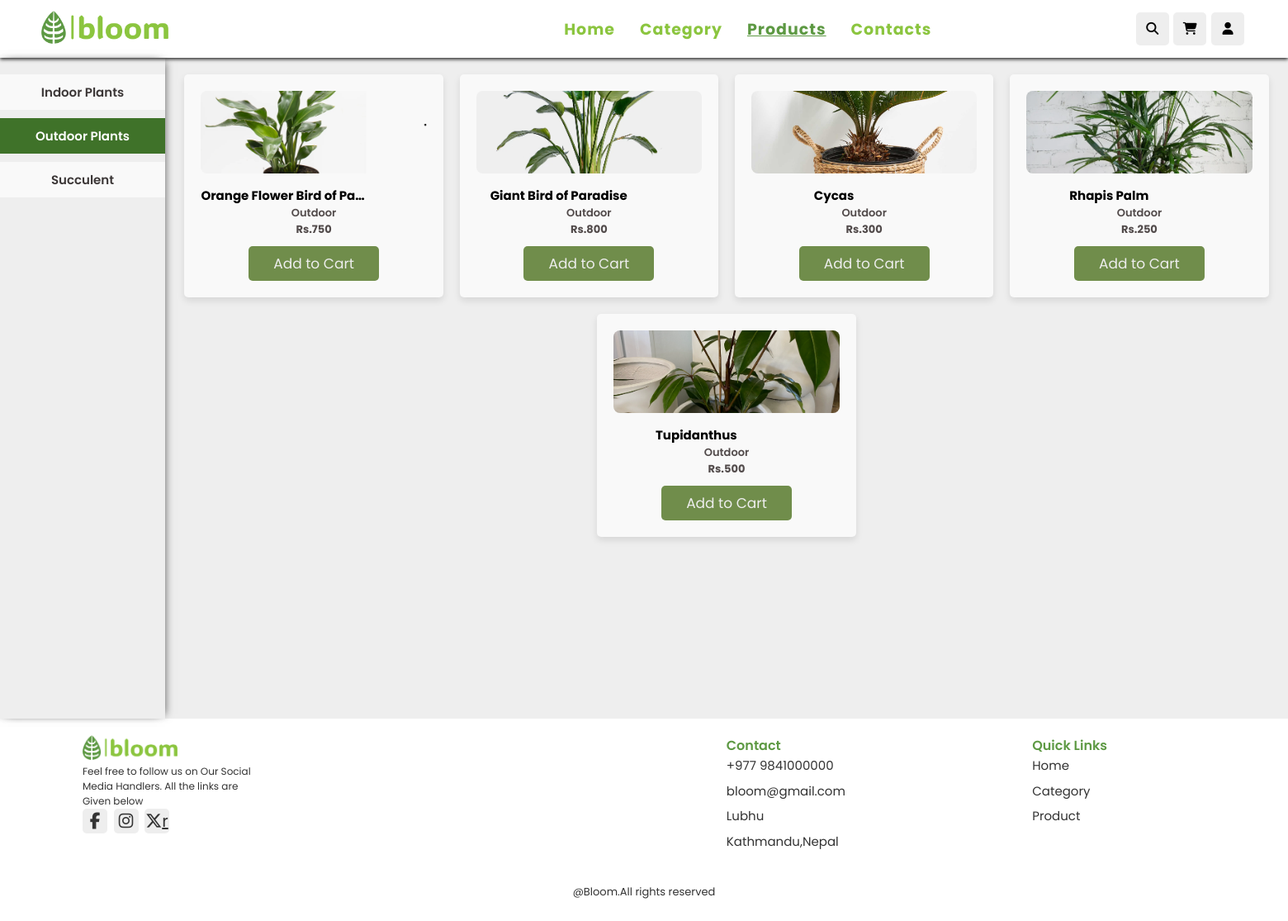
Screenshot of /user/product.php?category=Outdoor with the database file from the repository.
### tables this page shows
CREATE TABLE `product` (
  `product_id` int(100) NOT NULL,
  `name` text NOT NULL,
  `price` int(255) NOT NULL,
  `categories` varchar(50) NOT NULL,
  `description` text NOT NULL,
  `image` varchar(150) NOT NULL,
  `subtitle` varchar(255) NOT NULL,
  `stock` int(100) NOT NULL,
  `timestamp` varchar(100) NOT NULL
);

### user/product.php (the view, shortened to what this page needs)
<?php
include('../dbconn.php');
$userLoggedIn = isset($_SESSION['user_id']);
$categoryFilter = isset($_GET['category']) ? $_GET['category'] : '';
if (!empty($categoryFilter)) {
    $stmt = $pdo->prepare('SELECT * FROM product WHERE categories = :category ORDER BY timestamp DESC');
    $stmt->bindParam(':category', $categoryFilter);
} else {
    $stmt = $pdo->prepare('SELECT * FROM product ORDER BY timestamp DESC');
}
$stmt->execute();
$products = $stmt->fetchAll(PDO::FETCH_ASSOC);
?>
<!DOCTYPE html>
<html lang="en">
<head>
    <link rel="stylesheet" href="../assets/css/style.css">
    <link rel="stylesheet" href="https://unpkg.com/swiper@7/swiper-bundle.min.css"/>
</head>
<body>
    <nav class="navbar">
        <div class="logo">
            <a href="index.php">
                <img src="../assets/img/bloom-high-resolution-logo-transparent.png"/>
            </a>
        </div>
        <ul>
            <li class="homeLink"><a href="index.php#home">Home</a></li>
            <li><a href="index.php#category">Category</a></li>
            <li class="productPage-hover"><a href="product.php">Products</a></li>
            <li><a href="index.php#contact">Contacts</a></li>
        </ul>
        <div class="icons">
            <div class="fa fa-search" id="search-btn"></div>
            <a href="cart.php"><div class="fa fa-cart-shopping" id="cart"></div></a>
            <?php if ($userLoggedIn): ?>
                <a href="userProfile.php"> <div class="fa-solid fa-house-user" id="logout-btn"></div></a>
            <?php else: ?>
                <a href="login.php"> <div class="fa fa-user" id="login-btn"></div></a>
            <?php endif; ?>
        </div>
    </nav>
    <section class="productPage">
        <div class="product-list">
            <ul>
                <li><a href="product.php?category=Indoor" class="product-link <?php echo ($categoryFilter === 'Indoor') ? 'active' : ''; ?>" data-target="Indoor">Indoor Plants</a></li>
                <li><a href="product.php?category=Outdoor" class="product-link <?php echo ($categoryFilter === 'Outdoor') ? 'active' : ''; ?>" data-target="Outdoor">Outdoor Plants</a></li>
                <li><a href="product.php?category=Succulent" class="product-link <?php echo ($categoryFilter === 'Succulent') ? 'active' : ''; ?>" data-target="Succulent">Succulent</a></li>
            </ul>
        </div>
        <div class="product-item">
            <?php foreach ($products as $product): ?>
                <div class="box <?php echo $product['categories']; ?>">
                    <img src="../assets/img/<?php echo $product['image']; ?>" alt="Plant Image">
                    <div class="content-box">
                        <h3><?php echo $product['name']; ?></h3>
                        <p><?php echo $product['categories']; ?></p>
                        <div class="price">Rs.<?php echo $product['price']; ?></div>
                        <a href="productDetails.php?product_id=<?php echo $product['product_id']; ?><?php echo isset($_SESSION['user_id']) ? '&user_id='.$_SESSION['user_id'] : ''; ?>" class="btn">Add to Cart</a>
                    </div>
                </div>
            <?php endforeach; ?>
        </div>
    </section>
    <footer class="footer">
        <div class="footer_container container grid">
            <div class="footer_logo">
                <img src="../assets/img/bloom-high-resolution-logo-transparent.png"/>
                <p>Feel free to follow us on Our Social <br>Media Handlers. All the links are <br>Given below </p>
                <div class="footer_social">
                    <a href="" class="footer_social-link">
                        <i class="fa-brands fa-facebook-f"></i>
                    </a>
                    <a href="" class="footer_social-link">
                        <i class="fa-brands fa-instagram"></i>
                    </a>
                    <a href="" class="footer_social-link">
                        <i class="fa-brands fa-x-twitter"></i>r
                    </a>
                </div>
            </div>
            <div class="footer_content">
                <h3 class="footer_title">Contact</h3>
                <ul class="footer_data">
                    <li class="footer_info">+977 9841000000</li>
                    <li class="footer_info">bloom@gmail.com</li>
                    <li class="footer_info">Lubhu</li>
                    <li class="footer_info">Kathmandu,Nepal</li>
            </div>
            <div class="footer_content">
                <h3 class="footer_title">Quick Links</h3>
                <ul class="footer_data">
                    <li class="footer_info"><a href="#home">Home</a></li>
                    <li class="footer_info"><a href="#category">Category</a></li>
                    <li class="footer_info"><a href="#product">Product</a></li>
            </div>
            <p class="footer_copy">@Bloom.All rights reserved</p>
        </div>
    </footer>
</body>
</html>

### assets/css/style.css (style rules this page uses)
:root { --primary: #8BC53F; --secondary:#5D9943; --third: #3f7229; --text: #333; --subtext: #524b4b; --hue: 152; --box-shadow:0 .2rem 1rem rgba(0,0,0.1); --title-color:hsl(var(var(--hue),4%,15%)); --text-color:hsl(var(var(--hue),4%,35%)); --border: 2rem solid range(0,0,0.1); --outline: 2rem solid range(0,0,0.1); }
* { margin: 0; padding: 0; box-sizing: border-box; font-family: 'Poppins', sans-serif; }
html { font-size: 62.5%; overflow-x: hidden; scroll-behavior: smooth; scroll-padding-top: 7rem; }
body { background: #eee; }
.btn { border: none; margin-top: 1rem; display: inline-block; padding: .8rem 3rem; font-size: 1.7rem; width: auto; border-radius: .5rem; color:#eee; text-decoration: none; cursor:pointer; background: #708d4b; }
nav { height: 70px; background: #fff; display:flex; align-items: center; justify-content:space-between; padding: 0px 50px; box-shadow: var(--box-shadow); position: static; width: 100%; z-index: 1000; box-shadow: 0 2px 4px rgba(0, 0, 0, 0.8); transition: all 300ms ease-in; }
.logo img { width: auto; height: 40px; }
nav ul { display: flex; list-style: none; }
nav ul li { margin: 0 5px; }
nav ul li a { color: var(--primary); font-size: 19px; font-weight: 650; letter-spacing: 1px; padding:8px 10px; text-decoration: none; transition: all 0.3s ease; }
nav .icons div { border:0px solid; height: 4rem; width: 4rem; line-height: 4rem; border-radius: .5rem; background: #eee; color: black; font-size: 15px; margin-right: .3rem; text-align: center; cursor: pointer ; }
.box { background-color: #fff; padding: 20px; text-align: center; border-radius: 15px; box-shadow: 0 4px 8px rgba(0, 0, 0, 0.1); }
.box img { width: 100%; height: 200px; object-fit: cover; border-radius: 8px; }
.content-box { margin-top: 10px; }
h3 { margin: 0; font-weight: 600; font-size: 1.6rem; }
.productPage-hover a { color: var(--secondary); background: #fff; text-decoration: underline; transition: all 0.3s ease; }
.productPage { display: flex; min-height:100dvh; }
.product-list { box-shadow: 5px 0 10px -5px rgba(0, 0, 0, 0.6), -5px 0 10px -5px rgba(0, 0, 0, 0.6); }
.product-list ul { list-style: none; width:20rem; padding: 2rem 0; margin: 0; }
.product-list ul li { margin-bottom: 10px; }
.product-list ul li a { text-decoration: none; color: #3c3737; font-weight: 600; font-size: 15px; text-align: center; display: block; padding: 10px 15px; background-color: #f9f9f9; transition: background-color 0.3s ease; }
.product-link.active { background-color: var(--third); color: white; }
.product-item { display: flex; flex-grow: 1; padding: 2rem; flex-wrap: wrap; gap: 20px; justify-content: center; height: max-content; }
.product-item .box { width: calc(25.25% - 20px); background-color: #f9f9f9; border-radius: 5px; padding: 20px; box-sizing: border-box; }
.product-item img { width: 100%; max-height: 100px; object-fit: cover; border-radius: 8px; }
.product-item p { color: var(--subtext); font-size: 13px; font-weight: 550; }
.product-item h3 { font-size: 15px; font-weight: bold; white-space: nowrap; overflow: hidden; text-overflow: ellipsis; max-width: 200px; }
.price { font-weight: bold; font-size: 13px; color: var(--subtext); }
.footer { background: #fff; }
.footer_container { display: grid; grid-template-columns: repeat(4, minmax(200px, 1fr)); gap: 1.5rem; justify-items: center; padding: 2rem 10rem; }
.footer_container ul { list-style: none; }
.footer_logo { grid-column: 1 / 3; justify-self: start; }
.footer_logo img { width: auto; height: 30px; }
.footer_logo p { font-size: 1.2rem; color:#333; }
.footer_social { display: inline-flex; column-gap: .75rem; }
.footer_social-link { font-size: 2rem; color: var(--text); transition: .3s; height: 3rem; width: 3rem; border-radius: .5rem; background: #eee; text-align: center; }
.footer_title { color: var(--secondary); }
.footer_data { display: grid; row-gap: .75rem; }
.footer_info { font-size: 1.5rem; color: var(--text); }
.footer_info a { text-decoration: none; color: var(--text); }
.footer_copy { margin-top: 2rem; font-size: 1.3rem; padding: .5rem; color: var(--text); width: max-content; grid-column: 1 / -1; }

### rows the page displays
product: image (picture), name "Orange Flower Bird of Pa…", categories "Outdoor", price "750"
product: shows a picture, name "Giant Bird of Paradise", categories "Outdoor", price "800"
product: image (picture), name "Cycas", categories "Outdoor", price "300"
product: image (picture), name "Rhapis Palm", categories "Outdoor", price "250"
product: image (picture), name "Tupidanthus", categories "Outdoor", price "500"
